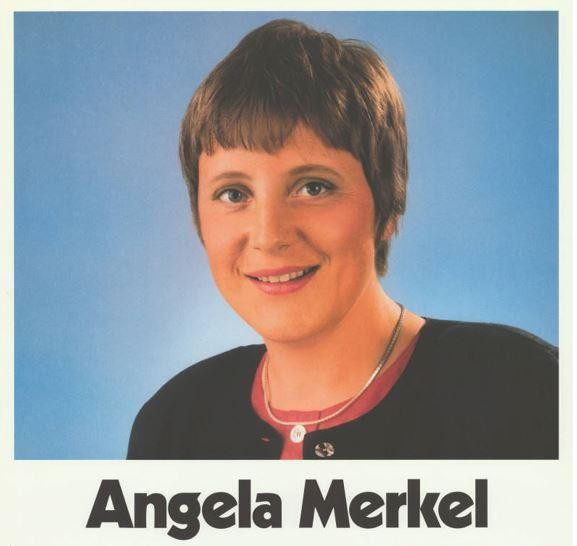
#> input picture example_images/merkel.jpg, 577 x 546 px
$ jupyter execute --allow-errors Face_Anonymization_With_Tensorflow_And_Open_CV.ipynb   (shell and % lines are left out)
#> lines starting #> are read from the running program, lines starting #| are printed output that depends on the picture
#> (the call stopped at in __init__, `self.learning_rate = tf.constant(config.LEARNING_RATE, dtype=tf.float3..`: tensorflow is not available in this run)
### helper.py
import pandas as pd
import os
import cv2
from sklearn.model_selection import train_test_split
import numpy as np
from datetime import datetime


def get_current_date_time():
    return datetime.now().strftime('%Y/%m/%d %H:%M:%S')


def check_checkpoints_available(path="."):
    for _, _, files in os.walk(path):
        if files:
            return True
    return False


def mkdir(path):
    if not os.path.exists(path):
        os.makedirs(path)


def load_train_data(file, eval_size=0.20):
    # Load and prepare
    df = pd.read_csv(file)
    df = df.dropna()
    x = df["Image"]
    y = df.drop(["Image"], axis=1)

    # Split train and eval set
    x_train, x_val, y_train, y_val = train_test_split(x, y, test_size=eval_size, random_state=42)

    # Convert and scale
    x_train = np.array([np.array(image.split(" ")).reshape(96, 96, 1) for image in x_train], dtype=float) / 255.0
    x_val = np.array([np.array(image.split(" ")).reshape(96, 96, 1) for image in x_val], dtype=float) / 255.0
    y_train = (y_train.values - 48) / 48
    y_val = (y_val.values - 48) / 48

    return x_train, x_val, y_train, y_val


# [30 lines left out: functions load_test_data, get_batch, add_keypoints_to_image, not called in this run]

### detectors.py
import cv2
import os
import numpy as np
from collections import namedtuple


OPEN_CV_DETECTOR_CONFIG = namedtuple("OPEN_CV_DETECTOR_CONFIG", ["FACE_DETECTOR_FILE_PATH", "EYE_DETECTOR_FILE_PATH"])


class OpenCvDetector(object):
    def __init__(self, config):
        self.face_detector = cv2.CascadeClassifier(config.FACE_DETECTOR_FILE_PATH)
        self.eye_detector = cv2.CascadeClassifier(config.EYE_DETECTOR_FILE_PATH)

    # [9 lines left out: functions detect_faces, detect_eyes, not called in this run]

class OpenCvDetector(object):
    def __init__(self):
        self.face_detector = cv2.CascadeClassifier(os.path.join(".", "detector_architectures",
                                                                "haarcascade_frontalface_default.xml"))
        self.eye_detector = cv2.CascadeClassifier(os.path.join(".", "detector_architectures",
                                                               "haarcascade_eye.xml"))

    # [11 lines left out: functions detect_faces, detect_eyes, not called in this run]


class FaceKeyPointDetector(object):
    def __init__(self, model, face_detector):
        self.model = model
        self.face_detector = face_detector

    # [31 lines left out: functions _prepare_extracted_faces, _re_normalize_key_points, detect, not called in this run]

### models.py
import tensorflow as tf
from collections import namedtuple


KEY_POINT_MODEL_CONFIG = namedtuple("KEY_POINT_MODEL_CONFIG", ["X_PH_SHAPE", "Y_PH_SHAPE", "LEARNING_RATE"])


class KeyPointModel(object):
    def __init__(self, config):
        # hyper parameters
        self.learning_rate = tf.constant(config.LEARNING_RATE, dtype=tf.float32, name="learning_rate")

        # placeholders
        self.x = tf.placeholder(tf.float32, shape=config.X_PH_SHAPE, name="x")
        self.y_true = tf.placeholder(tf.float32, shape=config.Y_PH_SHAPE, name="y_true")
        self.dropout_keep_prob = tf.placeholder(tf.float32, name="dropout")

        # model
        self.model = self.__build_model(name="key_point_detector")

        # model functions
        self.loss_func = self.__build_loss_func()
        self.train_func = self.__build_train_func()
        self.predict_func = self.__build_predict_func()

    # [25 lines left out: function __build_model, not called in this run]

    def __build_loss_func(self):
        return tf.losses.mean_squared_error(self.model["dense_2_logits"], self.y_true)

    def __build_train_func(self):
        optimizer = tf.train.AdamOptimizer(learning_rate=self.learning_rate)
        return optimizer.minimize(self.loss_func)

    def __build_predict_func(self):
        return self.model["dense_2_activation"]

    # [4 lines left out: function train, not called in this run]

    def predict(self, sess, x, dropout_keep_prob=1.0):
        return sess.run(self.predict_func, feed_dict={self.x: x,
                                                      self.dropout_keep_prob: dropout_keep_prob})

    # [4 lines left out: function evaluate_loss, not called in this run]


class KeyPointModelWithMonitor(KeyPointModel):
    def __init__(self, config):
        super().__init__(config)
        self.__add_summary_input()
        self.__add_summary_loss()
        self.summary = self.__build_summary_func()

    def __add_summary_input(self):
        tf.summary.image(name="input", tensor=self.x)

    def __add_summary_loss(self):
        tf.summary.scalar("loss", self.loss_func)

    def __build_summary_func(self):
        return tf.summary.merge_all()

    # [11 lines left out: functions train, evaluate_loss, not called in this run]

### Face_Anonymization_With_Tensorflow_And_Open_CV.ipynb
### Project Imports

[cell 1]
# Imports
import os
import cv2
import matplotlib.pyplot as plt

import helper

import sessions
from sessions import TRAIN_CONFIG

from detectors import OpenCvDetector
from detectors import OPEN_CV_DETECTOR_CONFIG
from detectors import FaceKeyPointDetector

from models import KeyPointModelWithMonitor
from models import KEY_POINT_MODEL_CONFIG

from face_anonymizer import FaceAnonymizer

### Project Config

[cell 2]
# configurate model
KEY_POINT_MODEL_CONFIG.X_PH_SHAPE = [None, 96, 96, 1]
KEY_POINT_MODEL_CONFIG.Y_PH_SHAPE = [None, 30]
KEY_POINT_MODEL_CONFIG.LEARNING_RATE = 0.001
# configurate train session
TRAIN_CONFIG.EPOCHS = 30
TRAIN_CONFIG.BATCH_SIZE = 64
TRAIN_CONFIG.DROPOUT_KEEP_PROB = 0.3
TRAIN_CONFIG.WRITE_SUMMARY = True
TRAIN_CONFIG.CHECKPOINT_DIR = os.path.join(".", "checkpoints")
TRAIN_CONFIG.SUMMARY_DIR = os.path.join(".", "summary")
# data set source: https://www.kaggle.com/c/facial-keypoints-detection/data
TRAIN_CONFIG.TRAIN_DATA_PATH = os.path.join(".", "data", "training.csv")
# configurate open cv detector
# detector architectures source: https://github.com/opencv/opencv/tree/master/data/haarcascades
OPEN_CV_DETECTOR_CONFIG.FACE_DETECTOR_FILE_PATH = os.path.join(".", "detector_architectures",
                                                               "haarcascade_frontalface_default.xml")
OPEN_CV_DETECTOR_CONFIG.EYE_DETECTOR_FILE_PATH = os.path.join(".", "detector_architectures",
                                                              "haarcascade_frontalface_default.xml")

### Set up and train Key Point Detection Model

#> (a cell that did not finish here is left out)

#> (a cell that did not finish here is left out)

### Facial Key Point Detection

[cell 5]
# Set up Open Cv Detector(used for facedetection) and face key point detector
open_cv_detector = OpenCvDetector()
#> (the rest of this cell did not finish here and is left out)

[cell 6]
# Example for facial key point detection
sess_restore_dir = TRAIN_CONFIG.CHECKPOINT_DIR
# load and prepare image
image_bgr = cv2.imread(os.path.join("example_images", "merkel.jpg"))
#> image_bgr is the input picture: shape (546, 577, 3); mean B, G, R 158.1, 152.3, 147.5
image_rgb = cv2.cvtColor(image_bgr, cv2.COLOR_BGR2RGB)

# run facial key point detection session
#> (the rest of this cell did not finish here and is left out)

### Face Anonymization

#> (a cell that did not finish here is left out)

[cell 8]
# Example for face anonymization
sess_restore_dir = TRAIN_CONFIG.CHECKPOINT_DIR
# load and prepare image
image_bgr = cv2.imread(os.path.join("example_images", "oathbreaker.jpg"))
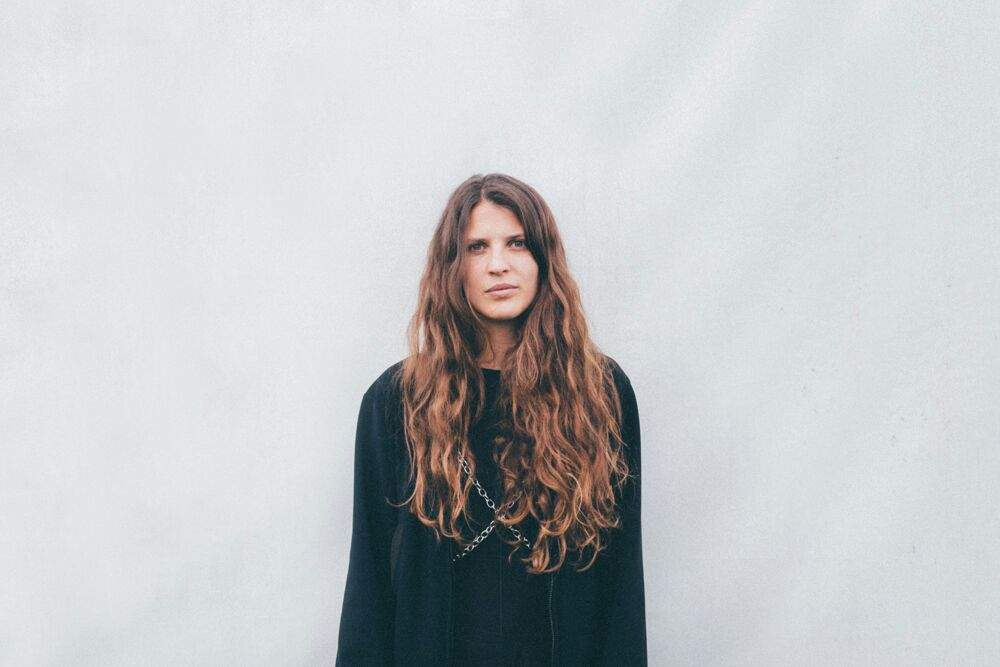
#> input picture example_images/oathbreaker.jpg, 1000 x 667 px
#> image_bgr is the input picture: shape (667, 1000, 3); mean B, G, R 200.7, 197.9, 196.4
image_rgb = cv2.cvtColor(image_bgr, cv2.COLOR_BGR2RGB)
#> image_rgb: shape (667, 1000, 3)
sunglasses = cv2.imread(os.path.join("example_images", "sunglasses.png"), cv2.IMREAD_UNCHANGED)
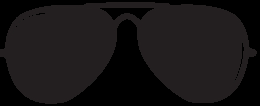
#> input picture example_images/sunglasses.png, 260 x 106 px
#> sunglasses is the input picture: shape (106, 260, 4); mean B, G, R, A 21.2, 20.5, 23.2, 162.1
reshaped_sunglasses = cv2.resize(sunglasses, (image_rgb.shape[1], image_rgb.shape[0]))
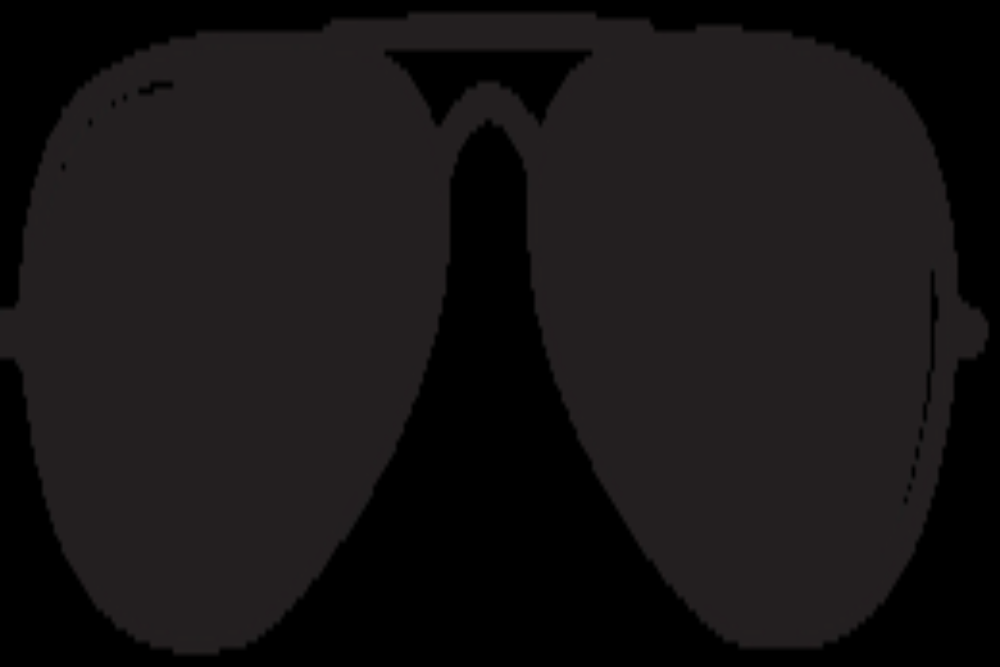
#> reshaped_sunglasses: shape (667, 1000, 4); mean B, G, R, A 21.2, 20.5, 23.2, 162.1

# run facial anonymisation session
#> (the rest of this cell did not finish here and is left out)
